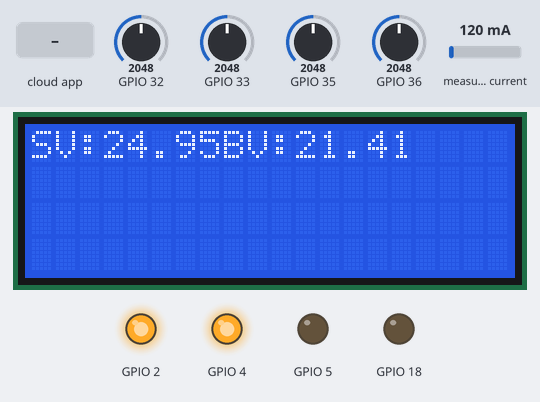
The sketch below on a simulated ESP32. Parts: 20×4 character LCD, output pins drawn as LEDs (lit = HIGH). Inputs (shaded band) come from the test bench; at power-on: GPIO 36 = 2048, GPIO 32 = 2048, measured current 120 mA, GPIO 33 = 2048, GPIO 35 = 2048. WiFi joins after 1.5 s; servers stay silent unless stated; no MQTT or app messages arrive unless stated; what the sketch prints to the serial monitor is not drawn.

Above: at 7.3 s.
7.4 s: the phone or cloud app sets prcs to ON
At 16.5 s:
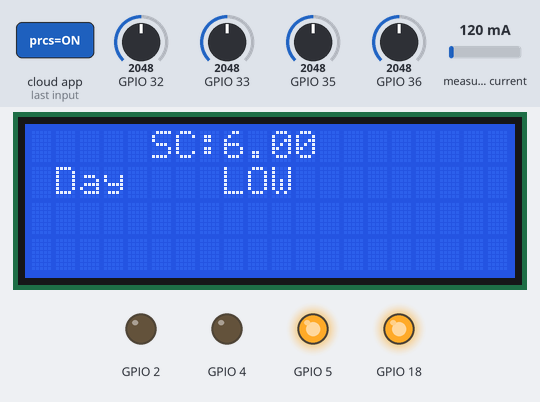
17.3 s: GPIO 36 set to 844
At 24.1 s:
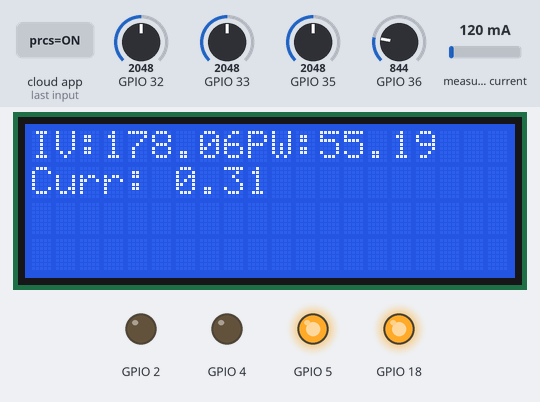
31.3 s: GPIO 36 set to 765
At 40.9 s:
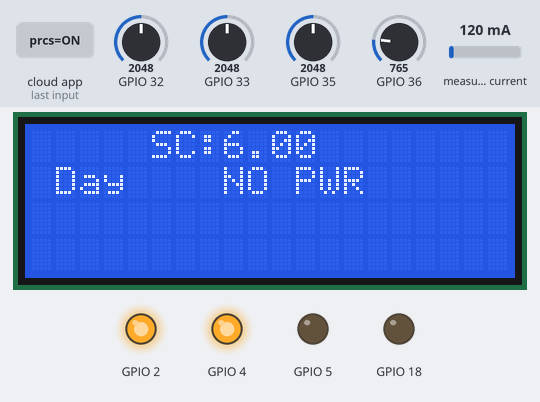
41.6 s: GPIO 32 set to 1234
At 55.5 s:
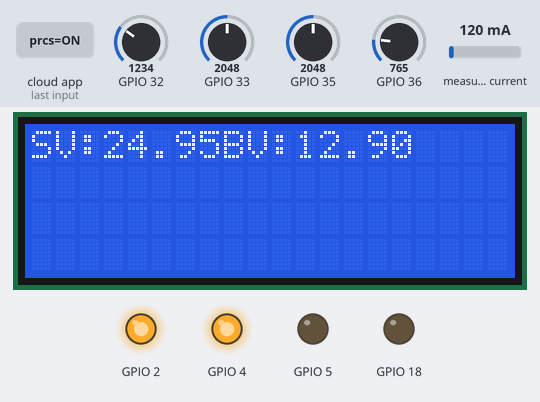
55.6 s: GPIO 32 set to 1109
At 64.4 s:
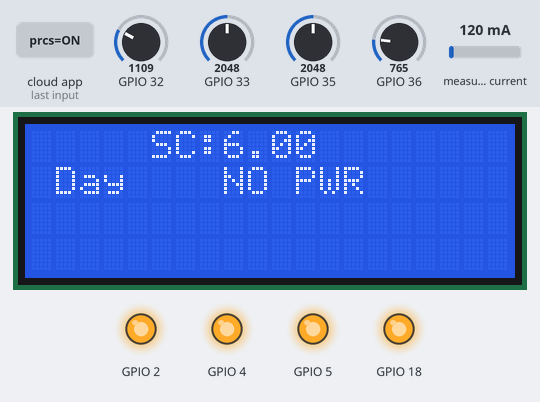
64.8 s: measured current set to 40 mA
At 72.7 s:
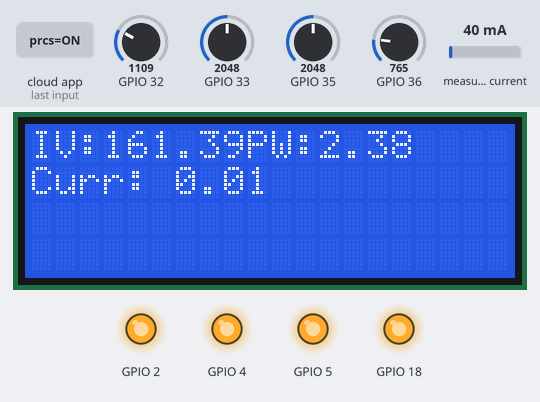
Timing chart, 0 to 73.9 s (numbered marks = the images above; inputs shaded):
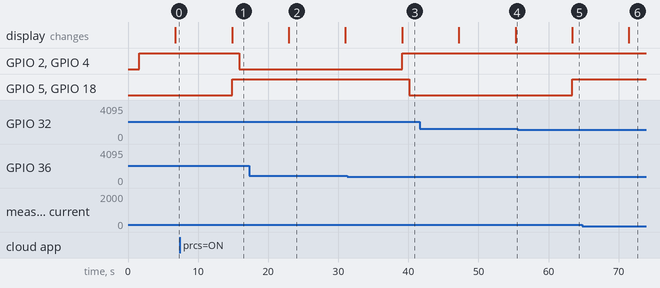

The sketch:

SLCHMT.ino
```cpp
#include <WiFi.h>
 #include <Wire.h>
#include <LiquidCrystal_I2C.h>
#include <WebServer.h>

#include "ACS712.h"

#include "Adafruit_MQTT.h"
#include "Adafruit_MQTT_Client.h"

LiquidCrystal_I2C lcd(0x27,20,4);


#define WLAN_SSID       "realme 14x 5G"
#define WLAN_PASS       "12345678"
#define AIO_SERVER      "io.adafruit.com"
#define AIO_SERVERPORT  1883
#define AIO_USERNAME    "Akesha_iot"
#define AIO_KEY         "aio_wJYt38iScOTLNuKDL4nuoYUcmdaH"

WiFiClient client;

Adafruit_MQTT_Client mqtt(&client, AIO_SERVER, AIO_SERVERPORT, AIO_USERNAME, AIO_KEY);
Adafruit_MQTT_Subscribe evnc = Adafruit_MQTT_Subscribe(&mqtt, AIO_USERNAME "/feeds/evnc");

Adafruit_MQTT_Subscribe prcs = Adafruit_MQTT_Subscribe(&mqtt, AIO_USERNAME "/feeds/prcs");

 ACS712  ACS(39, 3.3, 4095, 185);

float sv=0;
float solv=0;


float bv=0;
float btvl=0;

float ct=0;
float ctnt=0;

float ct1=0;

float ctnt1=0;


float vl=0;
float vlg=0;

float vola=0;
float volb=0;

float cmxa=0;
float cmxb=0;

float pr=0;

int cntt=1;


int flagn=0;

int flagc=0;

int flagpe=0;

int flagir=0;

int i=0;


void setup() {
  Serial.begin(9600);


    lcd.init();
  lcd.init();

  lcd.backlight();

  Serial.print("Connecting to ");
  Serial.println(WLAN_SSID);

 WiFi.begin(WLAN_SSID, WLAN_PASS);
  while (WiFi.status() != WL_CONNECTED) {
    delay(500);
    Serial.print(".");
  }
Serial.println(); Serial.println();
  Serial.print("Connecting to ");
  Serial.println(WLAN_SSID);


   mqtt.subscribe(&evnc);

   mqtt.subscribe(&prcs);

   pinMode(2,OUTPUT);
   pinMode(4,OUTPUT);
   pinMode(5,OUTPUT);
   pinMode(18,OUTPUT);

  digitalWrite(2,HIGH);
  digitalWrite(4,HIGH);
  digitalWrite(5,HIGH);
  digitalWrite(18,HIGH);

   digitalWrite(5,LOW);
        digitalWrite(18,LOW);

         ACS.autoMidPoint();


}

void loop() {


  MQTT_connect();

  Adafruit_MQTT_Subscribe *subscription;

  while ((subscription = mqtt.readSubscription(5000))) {
    if (subscription == &evnc) {
      Serial.print(F("Got: "));
      Serial.println((char *)evnc.lastread);

      if (!strcmp((char*) evnc.lastread, "ON")) {

        flagn=1;

      }
      else {

             flagn=0;

      }
    }

    if (subscription == &prcs) {
      Serial.print(F("Got: "));
      Serial.println((char *)prcs.lastread);

      if (!strcmp((char*) prcs.lastread, "ON")) {

        flagc=1;

      }
      else {

        flagc=0;

      }
    }


  }

  sv=analogRead(35);

  solv=sv/82.07;

  bv=analogRead(32);

  btvl=bv/95.65;


 for(i=1;i<=16;i++)
 {
   cmxa=ct;
  ct=analogRead(33);
   if(ct>cmxa)
   {
    cmxa=ct;
   }
   delay(2);
 }

 ct=cmxa;


  ctnt=(ct-798)*0.0048;

  vola=analogRead(36);

  volb=vola/4.74;

  if(volb>180)
  {
    flagpe=1;
  }

  if(volb<170)
  {
    flagpe=0;
  }


   ct1=ACS.mA_AC_sampling();

    ct1=(ct1-36)/271;


   if(flagir==1)
   {

    pr=ct1*240;
   }

   if(flagir==0)
   {
    pr=ct1*volb;

   }


  Serial.println(solv);

  Serial.println(btvl);

  Serial.println(ctnt);

  Serial.println(volb);

  Serial.println(ct1);


  if(cntt>3)
  {
    cntt=1;
  }
  if(cntt==1)
  {

  lcd.clear();

    lcd.setCursor(0,0);
    lcd.print("SV:");

  lcd.print(solv);
    lcd.setCursor(8,0);
lcd.print("BV:");
     lcd.print(btvl);
  }
  if(cntt==2)
  {
    lcd.clear();
    lcd.setCursor(5,0);
    lcd.print("SC:");
    lcd.print(ctnt);

    if(flagn==1)
    {
      lcd.setCursor(1,1);
      lcd.print("Night");
    }

   if(flagn==0)
    {
      lcd.setCursor(1,1);
      lcd.print("Day");
    }

  if(flagpe==1)
  {
    if(flagc==1)
    {
      lcd.setCursor(8,1);
      lcd.print("LOW");
    }

   if(flagc==0)
    {
      lcd.setCursor(8,1);
      lcd.print("HIGH");
    }


  }


  if(flagpe==0)
  {
      lcd.setCursor(8,1);
      lcd.print("NO PWR");

  }
  }


  if(cntt==3)
  {

  lcd.clear();

   if(flagir==0)
   {
    lcd.setCursor(0,0);
    lcd.print("IV:");

  lcd.setCursor(3,0);
  lcd.print(volb);

  lcd.setCursor(9,0);
  lcd.print("PW:");

  lcd.print(pr);

  lcd.setCursor(0,1);
  lcd.print("Curr:");
  lcd.setCursor(6,1);
  lcd.print(ct1);


   }


   if(flagir==1)
   {
    lcd.setCursor(0,0);
    lcd.print("IV:");

  lcd.setCursor(3,0);
  lcd.print("210");

   lcd.setCursor(9,0);
  lcd.print("PW:");

  lcd.print(pr);

   lcd.setCursor(0,1);
  lcd.print("Curr:");
  lcd.setCursor(6,1);
  lcd.print(ct1);


   }

  }


if(flagpe==1)
{

   if(flagn==0 && flagc==0)
   {
      if(btvl>=12.7)
      {


        digitalWrite(2,HIGH);
        digitalWrite(4,HIGH);

        delay(1000);

        digitalWrite(5,LOW);
        digitalWrite(18,LOW);

        flagir=1;
      }


     if(btvl<12.5)
      {


        digitalWrite(5,HIGH);
        digitalWrite(18,HIGH);

        delay(1000);

        digitalWrite(2,LOW);
        digitalWrite(4,LOW);

        flagir=0;


      }
   }
     if(flagn==0 && flagc==1)
     {

       digitalWrite(5,HIGH);
        digitalWrite(18,HIGH);

        delay(1000);


        digitalWrite(2,LOW);
        digitalWrite(4,LOW);

        flagir=0;


     }

     if(flagn==1 && flagc==0)
     {

         if(btvl>=12.5)
      {


        digitalWrite(2,HIGH);
        digitalWrite(4,HIGH);

        delay(1000);

        digitalWrite(5,LOW);
        digitalWrite(18,LOW);

        flagir=1;
      }


     if(btvl<12.3)
      {


        digitalWrite(5,HIGH);
        digitalWrite(18,HIGH);

        delay(1000);

        digitalWrite(2,LOW);
        digitalWrite(4,LOW);

        flagir=0;


      }

     }


   if(flagn==1 && flagc==1)
     {


   digitalWrite(5,HIGH);
        digitalWrite(18,HIGH);

        delay(1000);


        digitalWrite(2,LOW);
        digitalWrite(4,LOW);

        flagir=0;

   }


}

  if(flagpe==0)
  {

     if(btvl>=12.5
     )
      {


        digitalWrite(2,HIGH);
        digitalWrite(4,HIGH);

        delay(1000);

        digitalWrite(5,LOW);
        digitalWrite(18,LOW);

        flagir=1;
      }


     if(btvl<12.3)
      {


        digitalWrite(5,HIGH);
        digitalWrite(18,HIGH);

        delay(1000);

        digitalWrite(2,HIGH);
        digitalWrite(4,HIGH);

        flagir=0;


      }


  }


cntt=cntt+1;
  delay(2000);


}


void MQTT_connect()
{
  int8_t ret;


  if (mqtt.connected()) {
    return;
  }

  Serial.print("Connecting to MQTT... ");

  uint8_t retries = 3;

  while ((ret = mqtt.connect()) != 0) {
    Serial.println(mqtt.connectErrorString(ret));
    Serial.println("Retrying MQTT connection in 5 seconds...");
    mqtt.disconnect();

    delay(5000);

    retries--;
    if (retries == 0) {

      while (1);
    }
  }

  Serial.println("MQTT Connected!");
}


 
```

Measured:
- the behaviour switches between 806 and 805 on GPIO 36 (found by bisection; images 2 and 3)
- the behaviour switches between 1177 and 1176 on GPIO 32 (found by bisection; images 4 and 5)
- after the input at 7.4 s, GPIO 2, GPIO 4: HIGH → LOW after 8.4 s; GPIO 5, GPIO 18: LOW → HIGH after 7.4 s; the display: changes after 7.4 s (image 1)
- after the input at 31.3 s, GPIO 2, GPIO 4: LOW → HIGH after 7.8 s; GPIO 5, GPIO 18: HIGH → LOW after 8.8 s; the display: changes after 7.8 s (image 3)
- after the input at 55.6 s, GPIO 5, GPIO 18: LOW → HIGH after 7.8 s
- after the input at 64.8 s, the display: changes after 6.7 s (image 6)
- what the display in image 2 shows lasts 8.1 s, from 22.9 s to 31.0 s
